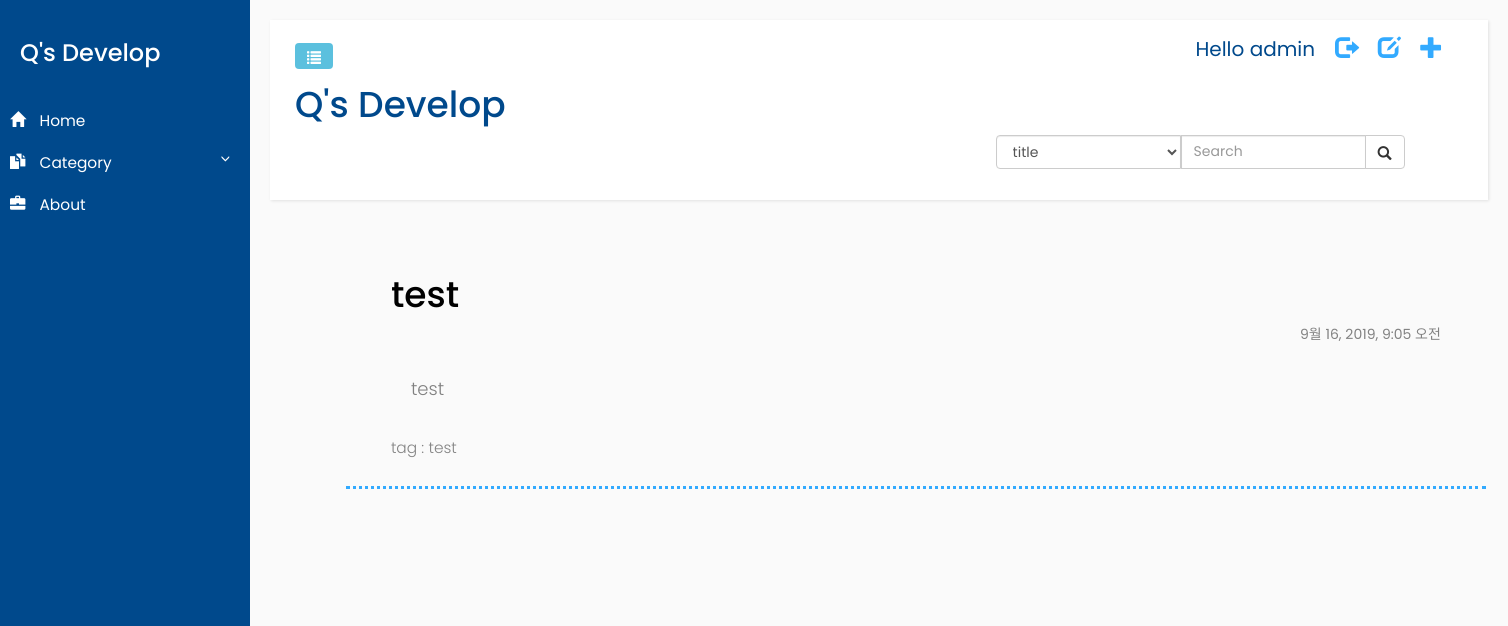
Page /test (signed in) on the committed database.
### blog/models.py (models this page shows, shortened)
class Post(models.Model):
    author = models.ForeignKey('auth.User',on_delete=models.CASCADE,)
    title = models.CharField(max_length=200)
    text = models.TextField()
    category = models.CharField(max_length=200)
    created_date = models.DateTimeField(default = timezone.now)
    published_date = models.DateTimeField(blank = True, null=True)

### blog/views.py (the view)
# urls.py: path('<str:category>', views.post_category_list, name='post_category_list'),
def post_category_list(request, category):
    posts_for_category = Post.objects.exclude(title__exact='').values('category').order_by('-published_date')
    tmp_posts_for_category = posts_for_category.values('category')
    category_lst = pd.unique(pd.DataFrame.from_records(tmp_posts_for_category)['category'])
    posts = Post.objects.exclude(title__exact='').filter(category = category, published_date__lte = timezone.now()).order_by('-published_date')
    return render(request, 'blog/post_list.html',{
        'posts':posts,
        'posts_for_category':category_lst,
    })

### blog/templates/blog/post_list.html (shortened to what this page needs)
{% extends "blog/base.html" %}
{% load static %}
{% load comm_ui %}
{% block content%}
<link rel="stylesheet" href="{% static 'blog/css/blog_list.css'%}">
    {% for post in posts %}
        <div class ="post card-body px-lg-5 pt-0">
            <a class="post_link" href="{% url 'blog:post_detail' pk=post.pk %}">
                <div><h1>{{ post.title }}</h1> <span id='date'>{{post.published_date}}</span></div>
                <p id='contents'>{{post.text|striptags}}</p>
                <p id='category' >tag : {{post.category}}</p>
            </a>
        </div>
    {% endfor%}
    <div class="lst_paging">
        <nav>
        </nav>
    </div>
{% endblock %}

### blog/templates/blog/base.html (shortened to what this page needs)
{% load static %}
<html>
    <head>
        <link rel="stylesheet" href="https://maxcdn.bootstrapcdn.com/bootstrap/3.3.7/css/bootstrap.min.css">
        <link rel="stylesheet" href="{% static 'blog/css/blog_frame.css'%}">
        <link rel="stylesheet" href="{% static 'blog/css/blog_container.css'%}">
        <link rel="stylesheet" href="{% static 'blog/css/blog_header.css'%}">
    </head>
    <body>
        <div class="wrapper">
            <nav id="sidebar">
                    <div class="sidebar-header">
                        <h3>Q's Develop</h3>
                    </div>
                    <div class="sidebar-ul">
                       <ul class="list-unstyled components">
                            <li>
                                <a href="{% url 'blog:post_list' %}">
                                    <i class="glyphicon glyphicon-home"></i>
                                    Home
                                </a>
                                <a href="#pageSubmenu" data-toggle="collapse" aria-expanded="false">
                                    <i class="glyphicon glyphicon-duplicate"></i>
                                    Category
                                </a>
                            </li>
                            <li>
                                <a href="{% url 'blog:about' %}">
                                    <i class="glyphicon glyphicon-briefcase"></i>
                                    About
                                </a>
                            </li>
                        </ul>
                    </div>
                </nav>
            <div id="content">
                <nav class="navbar navbar-default">
                    <div class="container-fluid">
                        <div class="navbar-header">
                            <button type="button" id="sidebarCollapse" class="btn btn-info navbar-btn">
                                <span class="glyphicon glyphicon-list"></span>
                            </button>
                        </div>
                        {% if user.is_authenticated %}
                        <a href="{% url 'blog:post_new_init' %}" class="top-menu"><span class="glyphicon glyphicon-plus"></span></a>
                        <a href="{% url 'blog:post_draft_list' %}" class="top-menu"><span class="glyphicon glyphicon-edit"></span></a>
                        <a href="{% url 'logout' %}" class="top-menu"><span class="glyphicon glyphicon-log-out"></span></a>
                        <span class="userName">Hello {{ user.username }}</span>
                        {% else %}
                        <a href="{% url 'blog:signin' %}" class="top-menu"><span class="glyphicon glyphicon-log-in"></span></span></a>
                        {% endif %}
                        <h1 id="blog-title"><a href="http://127.0.0.1:8000/">Q's Develop</a></h1>
                        <div class ="search-box">
                            <form class="search-box-form" action="{% url 'blog:post_list' %}" method="get">
                                <div class="input-group">
                                    <select name ='fd_name' class="form-control" >
                                            <option value ='title'>title</option>
                                    </select>
                                    <input type="text" name="item" class="form-control" placeholder="Search">
                                    <div class="input-group-btn">
                                        <button class='btn btn-default' type='submit'>
                                            <i class="glyphicon glyphicon-search"></i>
                                        </button>
                                    </div>
                                </div>
                            </form>
                        </div>
                    </div>
                </nav>
                <div class = "container">
                    <div>
                        {% block content%}
                        {% endblock%}
                    </div>
                </div>
            </div>
        </div>
    </body>
</html>

### blog/static/blog/css/blog_frame.css (style rules this page uses)
body { font-family: 'Poppins', sans-serif; background: #fafafa; }
p { font-family: 'Poppins', sans-serif; font-size: 1.1em; font-weight: 300; line-height: 1.7em; color: #999; }
a, a:hover, a:focus { color: inherit; text-decoration: none; transition: all 0.3s; }
.navbar { padding: 15px 10px; background: #fff; border: none; border-radius: 0; margin-bottom: 40px; box-shadow: 1px 1px 3px rgba(0, 0, 0, 0.1); }
.navbar-btn { box-shadow: none; outline: none !important; border: none; }
i, span { display: inline-block; }
.wrapper { display: flex; align-items: stretch; }
#sidebar { min-width: 250px; max-width: 250px; background: #00498c; color: #fff; transition: all 0.3s; }
#sidebar ul li a { text-align: left; }
#sidebar .sidebar-header { padding: 20px; background: #00498c; position: fixed; padding-right: 0; }
#sidebar .sidebar-ul { position: fixed; width: 250px; top: 80px; }
#sidebar .sidebar-ul ul.components { padding: 20px 0; position: relative; }
#sidebar ul li a { padding: 10px; font-size: 1.1em; display: block; }
#sidebar ul li a i { margin-right: 10px; }
a[data-toggle="collapse"] { position: relative; }
a[aria-expanded="false"]::before, a[aria-expanded="true"]::before { content: '\e259'; display: block; position: absolute; right: 20px; font-family: 'Glyphicons Halflings'; font-size: 0.6em; }
#content { padding: 20px; min-height: 100vh; transition: all 0.3s; }

### blog/static/blog/css/blog_container.css (style rules this page uses)
#content { width: 100%; }
.container { margin-right: auto; margin-left: 5%; }

### blog/static/blog/css/blog_header.css (style rules this page uses)
#blog-title { color: #00498c; size : 100px; margin-top: 50px; }
.top-menu, .top-menu:hover, .top-menu:visited { color: #32AAFF; float: right; font-size: 17pt; margin-right: 20px; }
.userName { float: right; margin-right: 20px; color: #00498c; font-family: inherit; font-size: 20px; }
.input-group { display: inline-flex; float: right; }
.input-group-btn { width: 40px; }
.input-group-btn button { height: 34px; }

### blog/static/blog/css/blog_list.css (style rules this page uses)
.post { position: relative; margin-bottom: 70px; padding:15px; border-color: #32AAFF; border-bottom-style: dotted; }
.post a div { display: inline-block; width: 100%; padding-bottom: 30px; }
.post #date { color: #828282; float: right; padding-right: 30px; }
.post h1 { color: #000000; padding-left: 30px; }
.post #contents { text-align: left; padding-bottom: 20px; padding-left: 50px; color: #808080; font-size: large; }
.post #category { color: #838383; padding-left: 30px; }
.search-box { height:50px; }
.search-box-form { float: right; padding-right: 5%; }
.lst_paging { text-align: center; }

### rows in the picture
Post: title "test", published_date "9월 16, 2019, 9:05 오전", text "test", category "test"

### other values in the picture
{{ user.username }} "admin"
